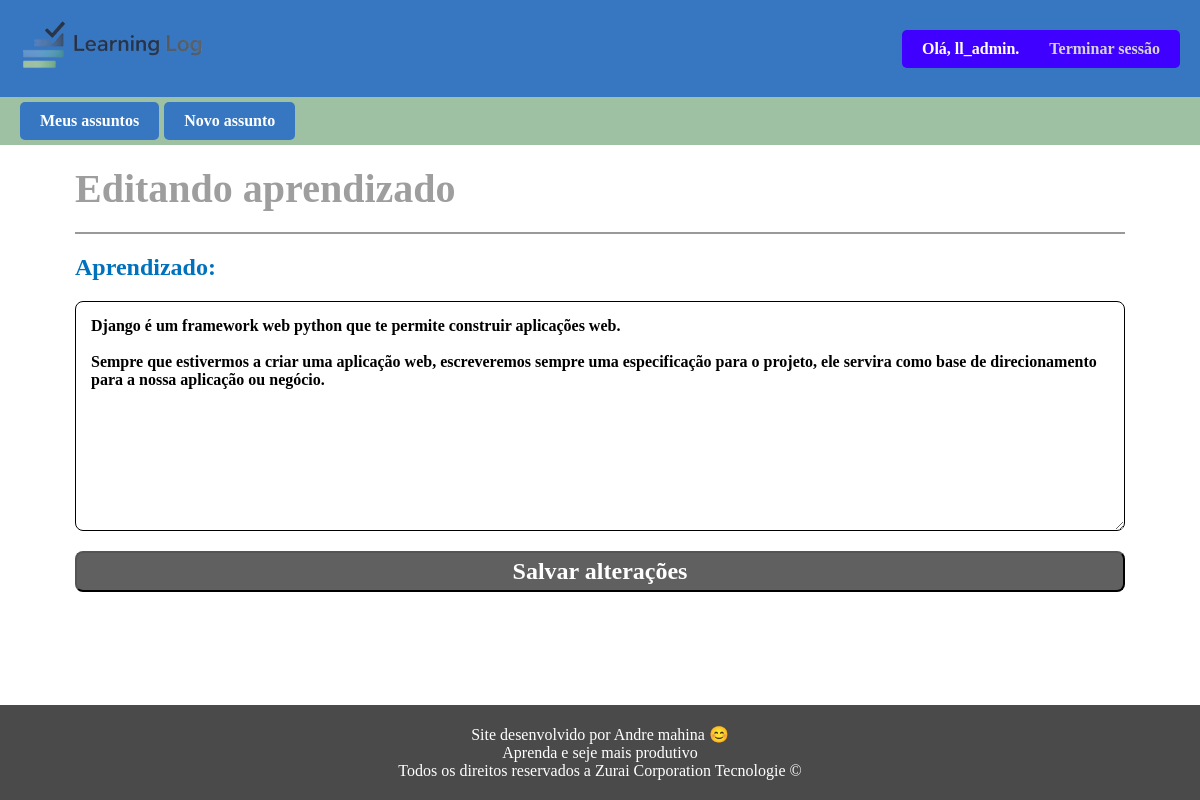
Page /editar_aprendizado/1 (signed in) on the earlier database version.
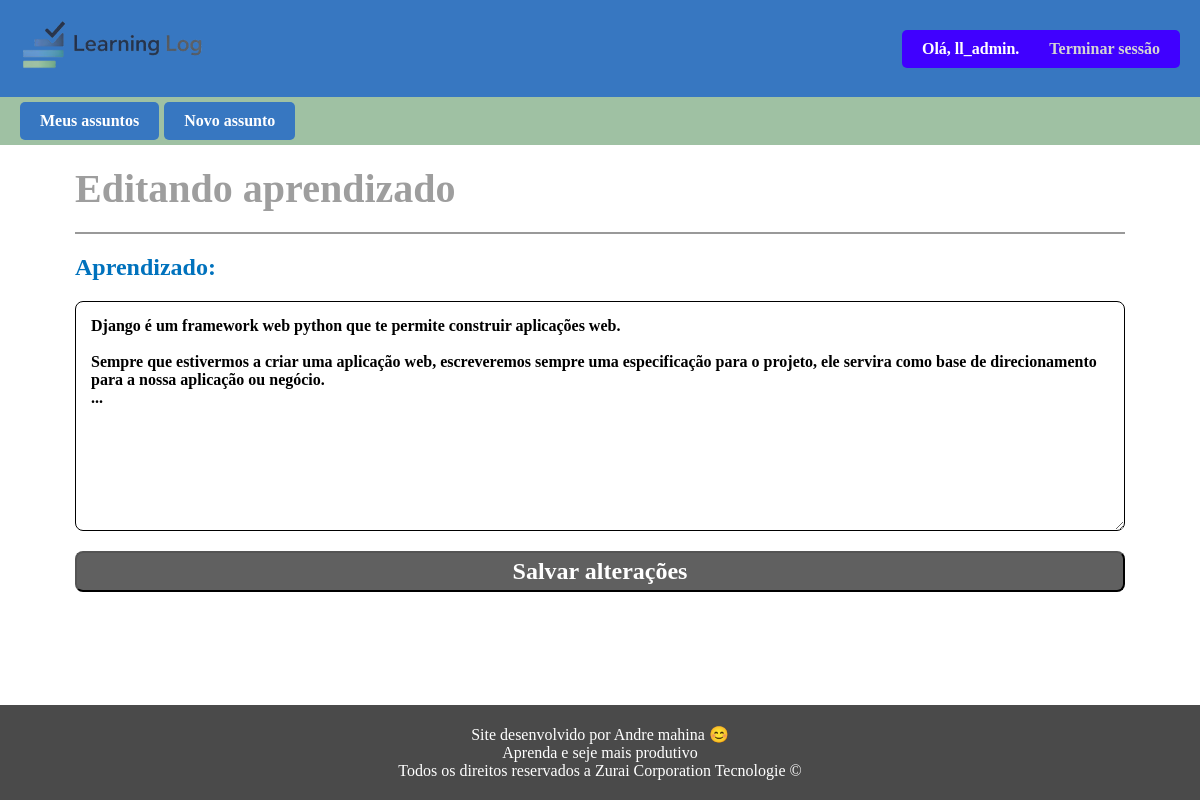
Same page on the later database version.
### learning_logs/models.py (models this page shows, shortened)
class Aprendizado(models.Model):
    assunto = models.ForeignKey(Assunto, on_delete=models.CASCADE)
    aprendizado = models.TextField()
    data = models.DateTimeField(auto_now_add=True)
    class Meta:
        verbose_name_plural = 'aprendizados'

### learning_logs/views.py (the view)
# urls.py: path('editar_aprendizado/<int:aprendizado_id>', views.editar_aprendizado, name='editar_aprendizado')
@login_required
def editar_aprendizado(request, aprendizado_id):
    aprendizado = Aprendizado.objects.get(id=aprendizado_id)
    assunto = aprendizado.assunto
    if assunto.usuario != request.user:
        raise Http404
    if request.method != 'POST':
        form = AprendizadoForm(instance=aprendizado)
    else:
        form = AprendizadoForm(instance=aprendizado, data=request.POST)
        if form.is_valid():
            form.save()
            return HttpResponseRedirect(reverse('assunto', args=[assunto.id]))
    dados = { 'form' : form, 'aprendizado' : aprendizado }
    return render(request, 'learning_logs/editar_aprendizado.html', dados)

### learning_logs/forms.py
class AprendizadoForm(forms.ModelForm):
    class Meta:
        model = Aprendizado
        fields = ['aprendizado']
        labels = { 'Aprendizado' : 'Aprendizado' }
        widgets = {'aprendizado' : forms.Textarea(attrs={ 'cols' : 80 })}

### learning_logs/templates/learning_logs/editar_aprendizado.html (shortened to what this page needs)
{% extends 'learning_logs/base.html' %}
{% block conteudo %}
    <div class="novo_aprendizado">
        <h2>Editando aprendizado</h2>
        <div class="form">
            <form action="{% url 'editar_aprendizado' aprendizado.id %}" method="post">
                <label for="id_aprendizado">Aprendizado:</label>
                <textarea name="aprendizado" cols="400" rows="11" required id="id_aprendizado">{{ aprendizado.aprendizado }}
                </textarea>
                <button type="submit">Salvar alterações</button>
            </form>
        </div>
    </div>
{% endblock %}

Differences in the rows shown:
changed Aprendizado: aprendizado "…nossa aplicação ou negócio." → "…nossa aplicação ou negócio. ..."
